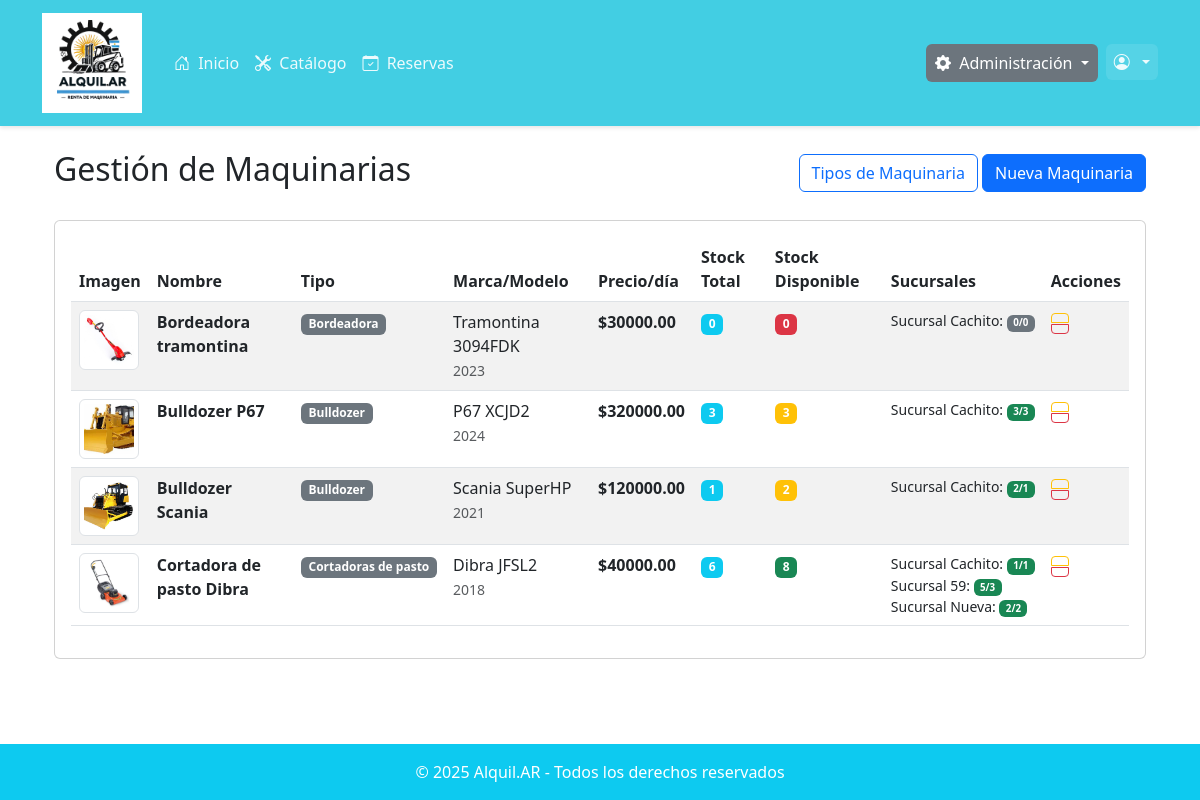
Before: /maquinarias/ (signed in) with the older database file.
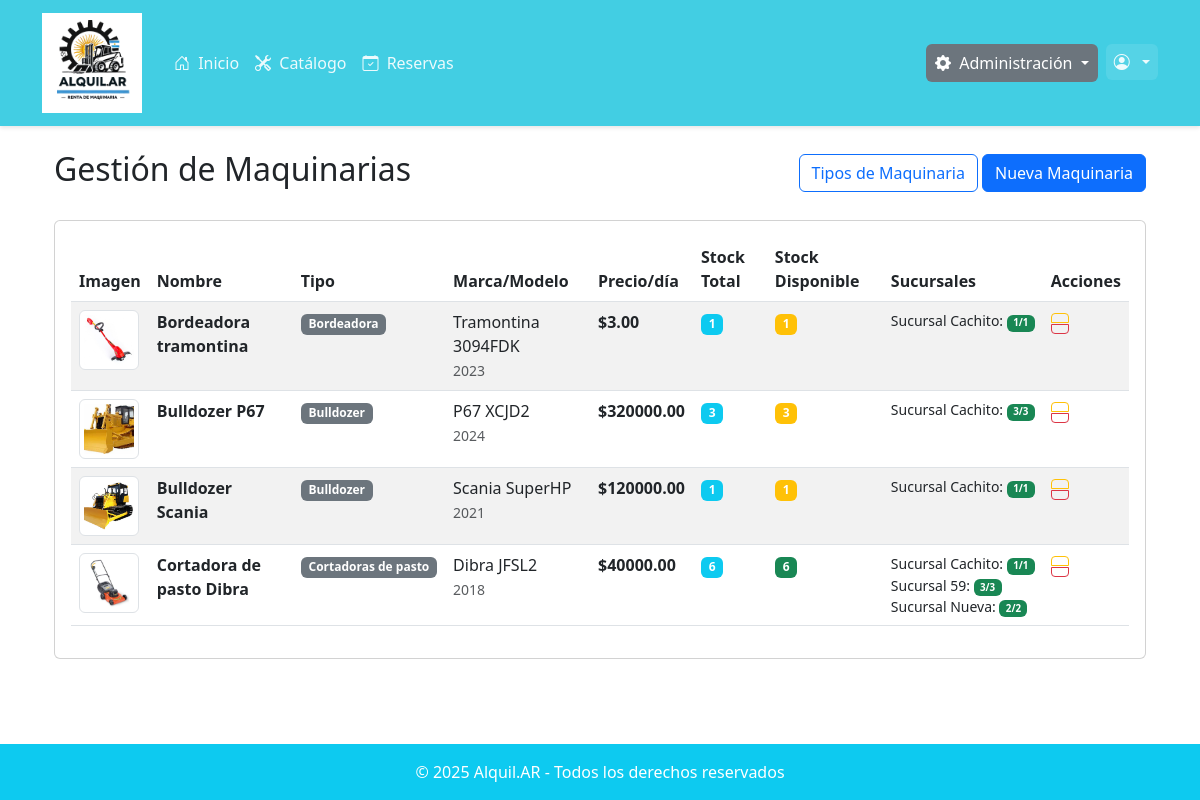
After: the same page with the newer database file.
### maquinarias/models.py (models this page shows, shortened)
class Maquinaria(models.Model):
    nombre = models.CharField(max_length=100)
    tipo = models.ForeignKey(TipoMaquinaria, on_delete=models.PROTECT, related_name='maquinarias')
    marca = models.CharField(max_length=50)
    modelo = models.CharField(max_length=50)
    anio = models.SmallIntegerField()
    descripcion = models.TextField()
    imagen = models.ImageField(upload_to='maquinarias/images', null=True, blank=True)
    precio_por_dia = models.FloatField()
    stock_total = models.PositiveIntegerField(default=0)
    stock_disponible = models.PositiveIntegerField(default=0)
    minimo = models.SmallIntegerField()
    maximo = models.SmallIntegerField()
    cantDias_total = models.SmallIntegerField()
    cantDias_parcial = models.SmallIntegerField()
    cantDias_nulo = models.SmallIntegerField()
    sucursales = models.ManyToManyField(Sucursal, through='MaquinariaStock', related_name='maquinarias')
    def get_stock_total(self):
        return self.stocks.aggregate(total=models.Sum('stock'))['total'] or 0
    def get_stock_disponible_total(self):
        return self.stocks.aggregate(total=models.Sum('stock_disponible'))['total'] or 0

class TipoMaquinaria(models.Model):
    nombre = models.CharField(max_length=50, unique=True)
    descripcion = models.TextField(blank=True, null=True)
    def __str__(self):
        return self.nombre
    class Meta:
        verbose_name = "Tipo de Maquinaria"
        verbose_name_plural = "Tipos de Maquinaria"

class MaquinariaStock(models.Model):
    maquinaria = models.ForeignKey(Maquinaria, on_delete=models.CASCADE, related_name='stocks')
    sucursal = models.ForeignKey(Sucursal, on_delete=models.CASCADE, related_name='stocks')
    stock = models.PositiveIntegerField(default=0, verbose_name="Stock Total")
    stock_disponible = models.PositiveIntegerField(default=0, verbose_name="Stock Disponible")
    fecha_actualizacion = models.DateTimeField(auto_now=True)
    class Meta:
        unique_together = ('maquinaria', 'sucursal')
        verbose_name = "Stock de Maquinaria"
        verbose_name_plural = "Stocks de Maquinaria"

### usuarios/models.py (models this page shows, shortened)
class Sucursal(models.Model):
    nombre = models.CharField(max_length=100)
    direccion = models.CharField(max_length=200)
    telefono = models.CharField(max_length=20, default="0")  # ✅ Campo teléfono agregado
    latitud = models.FloatField()
    longitud = models.FloatField()
    activa = models.BooleanField(default=True)

### usuarios/decorators.py (the view)
    def wrapper(request, *args, **kwargs):
        if request.user.is_authenticated and request.user.tipo == 'ADMIN':
            return view_func(request, *args, **kwargs)
        messages.error(request, "No tenés permiso para acceder a esta sección.")
        return redirect('home')  # o redirigí a otra página

### maquinarias/views.py (called while the page is built)
@login_required
@solo_admin
def maquinaria_list(request):
    maquinarias = Maquinaria.objects.all().order_by('nombre')
    paginator = Paginator(maquinarias, 10)
    page = request.GET.get('page')
    maquinarias = paginator.get_page(page)
    return render(request, 'maquinarias/maquinaria_list.html', {'maquinarias': maquinarias})

### maquinarias/templates/maquinarias/maquinaria_list.html (shortened to what this page needs)
{% extends 'base.html' %}
{% block content %}
<div class="container mt-4">
  <div class="row">
    <div class="col-12">
      <div class="d-flex justify-content-between align-items-center mb-4">
        <h2>Gestión de Maquinarias</h2>
        <div>
          <a href="{% url 'tipo_maquinaria_list' %}" class="btn btn-outline-primary">
             Tipos de Maquinaria
          </a>
          <a href="{% url 'maquinaria_create' %}" class="btn btn-primary">
             Nueva Maquinaria
          </a>
        </div>
      </div>
      <div class="card">
        <div class="card-body">
          <div class="table-responsive">
            <table class="table table-striped table-hover">
              <thead>
                <tr>
                  <th>Imagen</th>
                  <th>Nombre</th>
                  <th>Tipo</th>
                  <th>Marca/Modelo</th>
                  <th>Precio/día</th>
                  <th>Stock Total</th>
                  <th>Stock Disponible</th>
                  <th>Sucursales</th>
                  <th>Acciones</th>
                </tr>
              </thead>
              <tbody>
                {% for maquinaria in maquinarias %}
                <tr>
                  <td>
                    {% if maquinaria.imagen %}
                    <img src="{{ maquinaria.imagen.url }}"
                         alt="{{ maquinaria.nombre }}"
                         class="img-thumbnail"
                         style="width: 60px; height: 60px; object-fit: cover;">
                    {% else %}
                    <div class="bg-light d-flex align-items-center justify-content-center"
                         style="width: 60px; height: 60px;">
                      <i class="fas fa-tools text-muted"></i>
                    </div>
                    {% endif %}
                  </td>
                  <td>
                    <strong>{{ maquinaria.nombre }}</strong>
                  </td>
                  <td>
                    <span class="badge bg-secondary">{{ maquinaria.tipo }}</span>
                  </td>
                  <td>
                    {{ maquinaria.marca }} {{ maquinaria.modelo }}
                    <br>
                    <small class="text-muted">{{ maquinaria.anio }}</small>
                  </td>
                  <td>
                    <strong>${{ maquinaria.precio_por_dia|floatformat:2 }}</strong>
                  </td>
                  <td>
                    <span class="badge bg-info">{{ maquinaria.get_stock_total }}</span>
                  </td>
                  <td>
                    <span class="badge {% if maquinaria.get_stock_disponible_total > maquinaria.minimo %}bg-success{% elif maquinaria.get_stock_disponible_total > 0 %}bg-warning{% else %}bg-danger{% endif %}">
                      {{ maquinaria.get_stock_disponible_total }}
                    </span>
                  </td>
                  <td>
                    {% if maquinaria.stocks.count > 0 %}
                      <small>
                        {% for stock in maquinaria.stocks.all %}
                          <div class="text-nowrap">
                            {{ stock.sucursal.nombre }}:
                            <span class="badge badge-sm {% if stock.stock_disponible > 0 %}bg-success{% else %}bg-secondary{% endif %}">
                              {{ stock.stock_disponible }}/{{ stock.stock }}
                            </span>
                          </div>
                        {% endfor %}
                      </small>
                    {% else %}
                      <small class="text-muted">Sin asignar</small>
                    {% endif %}
                  </td>
                  <td>
                    <div class="btn-group-vertical btn-group-sm" role="group">
                      <a href="{% url 'maquinaria_update' maquinaria.pk %}"
                         class="btn btn-outline-warning btn-sm"
                         title="Editar">
                      </a>
                      <a href="{% url 'maquinaria_delete' maquinaria.pk %}"
                         class="btn btn-outline-danger btn-sm"
                         title="Eliminar"
                         onclick="return confirm('¿Está seguro que desea eliminar esta maquinaria?')">
                      </a>
                    </div>
                  </td>
                </tr>
                {% endfor %}
              </tbody>
            </table>
          </div>
        </div>
      </div>
    </div>
  </div>
</div>
{% endblock %}

### core/templates/base.html (shortened to what this page needs)
{% load static %}
<!DOCTYPE html>
<html lang="es" class="h-100">
  <head>
    <link
      href="https://cdn.jsdelivr.net/npm/bootstrap@5.3.0/dist/css/bootstrap.min.css"
      rel="stylesheet"
    />
    <link
      rel="stylesheet"
      href="https://cdn.jsdelivr.net/npm/bootstrap-icons@1.10.0/font/bootstrap-icons.css"
    />
    <link rel="stylesheet" href="{% static 'css/core.css' %}" />
  </head>
  <body class="d-flex flex-column h-100">
    <nav class="navbar navbar-expand-lg navbar-custom">
      <div class="container">
        <a class="navbar-brand" href="{% url 'home' %}">
          <img
            src="{% static 'img/logo.png' %}"
            alt="Alquil.AR"
            height="100"
            class="d-inline-block align-top me-2"
          />
        </a>
        <div class="collapse navbar-collapse" id="navbarNav">
          <ul class="navbar-nav me-auto">
            <li class="nav-item">
              <a class="nav-link" href="{% url 'home' %}">
                <i class="bi bi-house-door"></i> Inicio
              </a>
            </li>
            <li class="nav-item">
              <a class="nav-link" href="{% url 'maquinaria_list_cliente' %}">
                <i class="bi bi-tools"></i> Catálogo
              </a>
            </li>
            {% if user.is_authenticated %}
            <li class="nav-item">
              <a class="nav-link" href="{% url 'reservas:lista_reservas' %}">
                <i class="bi bi-calendar-check"></i> Reservas
              </a>
            </li>
            {% endif %}
          </ul>
          <ul class="navbar-nav">
            {% if user.is_authenticated %}
              {% if user.tipo == 'ADMIN' %}
                <li class="nav-item dropdown me-2">
                  <a class="nav-link dropdown-toggle admin-button" href="#" role="button" data-bs-toggle="dropdown">
                    <i class="bi bi-gear-fill"></i> Administración
                  </a>
                </li>
              {% endif %}
              <li class="nav-item dropdown">
                <a class="nav-link dropdown-toggle user-menu" href="#" role="button" data-bs-toggle="dropdown">
                  <i class="bi bi-person-circle"></i> {{ user.get_short_name }}
                </a>
              </li>
            {% endif %}
          </ul>
        </div>
      </div>
    </nav>
    <main class="flex-shrink-0">
      <div class="container my-4">
         {% block content %}{% endblock %}
      </div>
    </main>
    <footer class="bg-info text-white py-3 mt-auto">
      <div class="container text-center">
        <p class="mb-0">
          &copy; {% now "Y" %} Alquil.AR - Todos los derechos reservados
        </p>
      </div>
    </footer>
  </body>
</html>

### static/css/core.css (style rules this page uses)
:root { --color-primary: #42cee3; --color-primary-dark: #369aa9; --color-primary-darker: #2b7b87; --color-primary-light: #86e6f5; --color-primary-lighter: #a8f1fd; --color-dark: #333333; --color-gray: #666666; --color-light: #F8F9FA; --color-white: #FFFFFF; --shadow-sm: 0 2px 4px rgba(0, 0, 0, 0.1); --shadow-md: 0 4px 6px rgba(0, 0, 0, 0.15); }
.navbar-custom { background-color: var(--color-primary); padding: 0.5rem 0; box-shadow: 0 2px 4px rgba(0, 0, 0, 0.1); }
.navbar-custom .navbar-brand { display: flex; align-items: center; font-weight: 700; }
.navbar-custom .nav-link { color: rgba(255, 255, 255, 0.9); font-weight: 500; }
.admin-button { background-color: #6c757d !important; border-radius: 0.375rem; padding: 0.375rem 0.75rem; color: white !important; border: 1px solid transparent; transition: all 0.2s ease; }
.user-menu { background-color: rgba(255, 255, 255, 0.1); border-radius: 0.375rem; padding: 0.375rem 0.75rem; transition: all 0.2s ease; }
.navbar-custom .bi { margin-right: 0.25rem; }

### core/templates/base.html (style rules this page uses)
body { min-height: 100vh; display: flex; flex-direction: column; }
main { flex: 1 0 auto; }
footer { flex-shrink: 0; }

### maquinarias/templates/maquinarias/maquinaria_list.html (style rules this page uses)
.badge-sm { font-size: 0.7em; }
.btn-group-vertical .btn { margin-bottom: 2px; }

Changed rows visible on the page:
changed Maquinaria "Bordeadora tramontina": precio_por_dia "30000.00" → "3.00"; get_stock_total "0" → "1"; get_stock_disponible_total "0" → "1"
changed MaquinariaStock (number 1 of 6 on the later page): stock_disponible "0" → "1"; stock "0" → "1"
changed Maquinaria "Bulldozer Scania": get_stock_disponible_total "2" → "1"
changed MaquinariaStock (number 3 of 6 on the later page): stock_disponible "2" → "1"
changed Maquinaria "Cortadora de pasto Dibra": get_stock_disponible_total "8" → "6"
changed MaquinariaStock "Sucursal 59": stock_disponible "5" → "3"
